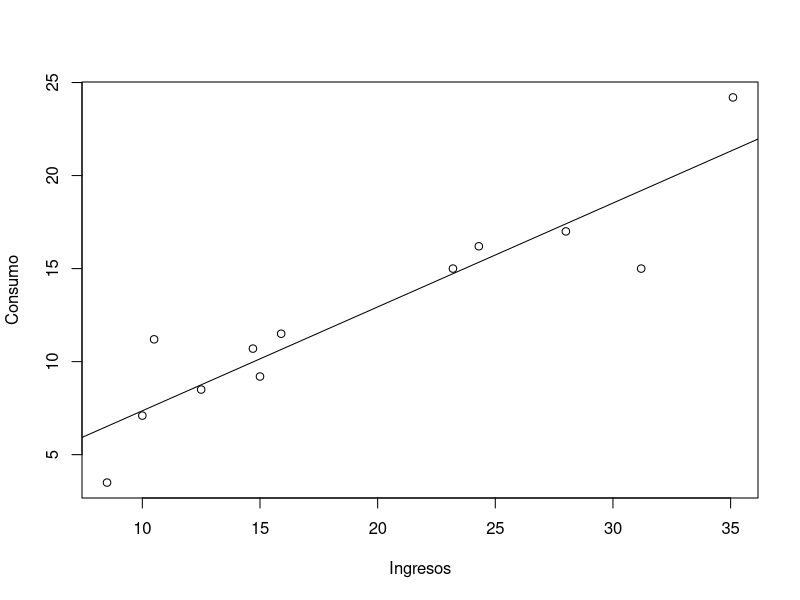

Here is the R script that generated this plot:
## ---- chunk 1
knitr::opts_chunk$set(echo = TRUE, comment = NA)
## ---- chunk 2
2*pt(-1.123,11)
## ---- chunk 3
2*pt(-7.376,11)
## ---- chunk 4
x=c(24.3,12.5,31.2,28,35.1,10.5,23.2, 10,8.5,15.9,14.7,15)
y=c(16.2,8.5,15,17,24.2,11.2,15,7.1,3.5,11.5,10.7,9.2)
regresion=lm(y ~ x)  # estimacion del modelo por MCO
summary(regresion)   #  resumen del modelo
## ---- chunk 5
plot(x,y, xlab = "Ingresos", ylab = "Consumo") # grafico de dispersion
abline(regresion)                              # grafica de la linea de regresion
## ---- chunk 6
anova(regresion)
